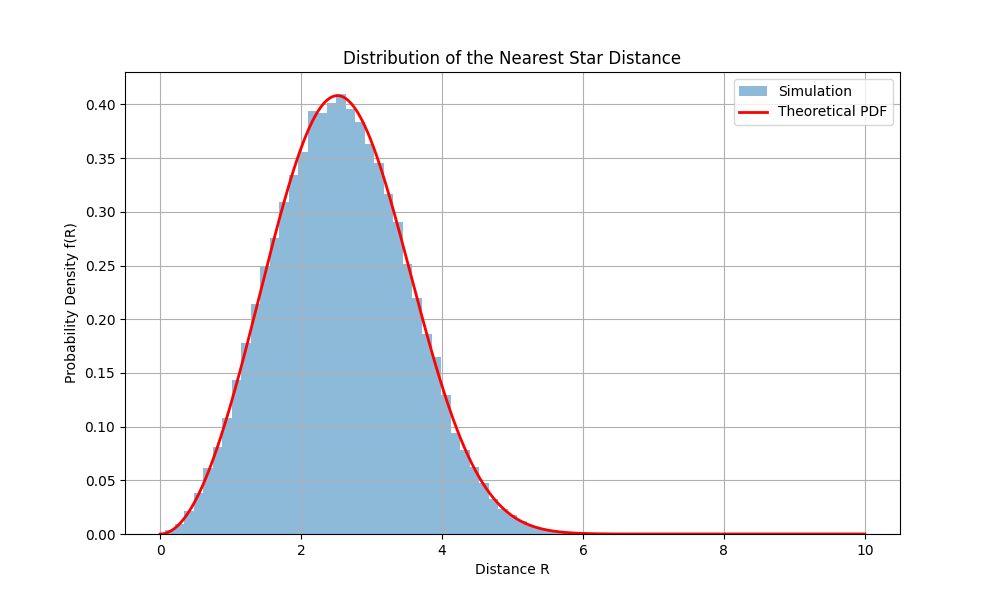

The script that saved this image:
import numpy as np
import matplotlib.pyplot as plt

# --------------------------
# Parameters
# --------------------------
n = 0.01       # star density (stars per unit volume)
N_sim = 100000  # number of simulations (experiments)
R_max = 10.0    # maximum radius for simulation (chosen large enough)

# --------------------------
# Theoretical PDF function
# --------------------------
def theoretical_pdf(R, n):
    """
    Returns the probability density f(R) for the nearest star being at distance R.
    """
    return 4 * np.pi * n * R**2 * np.exp(- (4/3) * np.pi * n * R**3)

# --------------------------
# Monte Carlo Simulation
# --------------------------
def simulate_nearest_distance(n, R_max):
    """
    Simulate the distance to the nearest star from the origin in a sphere of radius R_max.
    Stars are distributed with density n (Poisson process).
    
    Returns:
        The distance to the nearest star (or R_max if no star is found).
    """
    # Calculate the volume of the sphere of radius R_max.
    volume = (4/3) * np.pi * R_max**3
    
    # Draw the number of stars from a Poisson distribution.
    num_stars = np.random.poisson(n * volume)
    
    # If there are no stars, we return R_max (could also choose to discard such trials).
    if num_stars == 0:
        return R_max
    
    # For stars uniformly distributed in volume, the cumulative distribution for the distance r is:
    #   F(r) = (r / R_max)^3  for 0 <= r <= R_max.
    # Thus, to generate a random distance, we use the inverse transform:
    #   r = R_max * u^(1/3) where u is uniformly distributed in [0, 1].
    u = np.random.uniform(size=num_stars)
    distances = R_max * (u)**(1/3)
    
    # Return the smallest distance among the stars (the nearest one).
    return np.min(distances)

# Run the simulation many times
simulated_distances = np.array([simulate_nearest_distance(n, R_max) for _ in range(N_sim)])

# --------------------------
# Plotting the results
# --------------------------
# Define a range of R values for the theoretical pdf
R_values = np.linspace(0, R_max, 1000)
pdf_values = theoretical_pdf(R_values, n)

plt.figure(figsize=(10, 6))
# Plot histogram of simulated nearest distances; density=True normalizes the histogram.
plt.hist(simulated_distances, bins=50, density=True, alpha=0.5, label='Simulation')
# Plot the theoretical pdf
plt.plot(R_values, pdf_values, 'r-', lw=2, label='Theoretical PDF')
plt.xlabel('Distance R')
plt.ylabel('Probability Density f(R)')
plt.title('Distribution of the Nearest Star Distance')
plt.legend()
plt.grid(True)
plt.show()
plt.savefig('poisson.png')